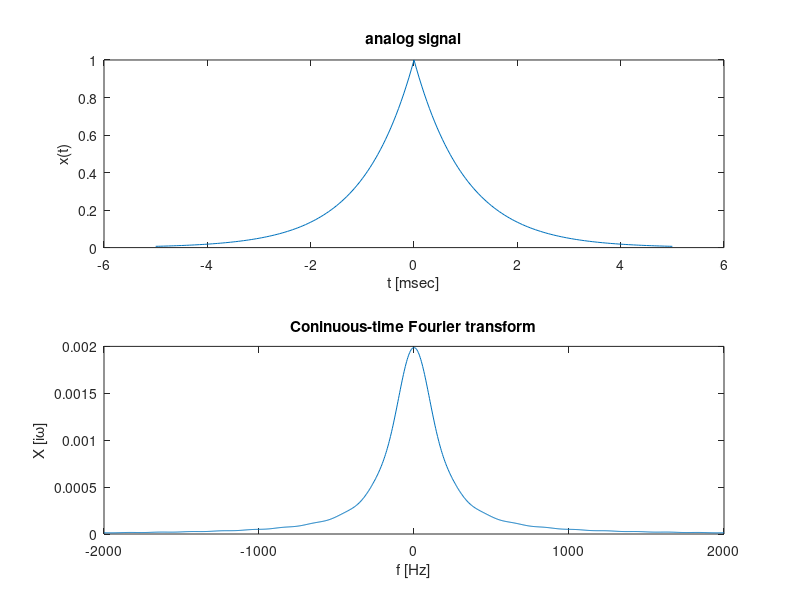

MATLAB code to generate this figure:
%% deigma1
close all;
clear all;
clc;

Dt = 5e-5;
t = -5e-3:Dt:5e-3;
x = exp(-1000*abs(t));

W_max = 2*pi*2000;
iter_max = 500;
iter = 0:1:iter_max;
W = (iter/iter_max)*W_max;

X = x*exp(-1i*t'*W)*Dt;
X = real(X);

W = [-fliplr(W), W(2:501)];
X = [fliplr(X), X(2:501)];

figure(1);

subplot(2,1,1);
plot(1000*t,x);
xlabel('t [msec]');
ylabel('x(t)');
title('analog signal');

subplot(2,1,2);
plot(W/(2*pi),X);
xlabel('f [Hz]');
ylabel('X [i\omega]');
title('Coninuous-time Fourier transform');

print -depsc progr10;
